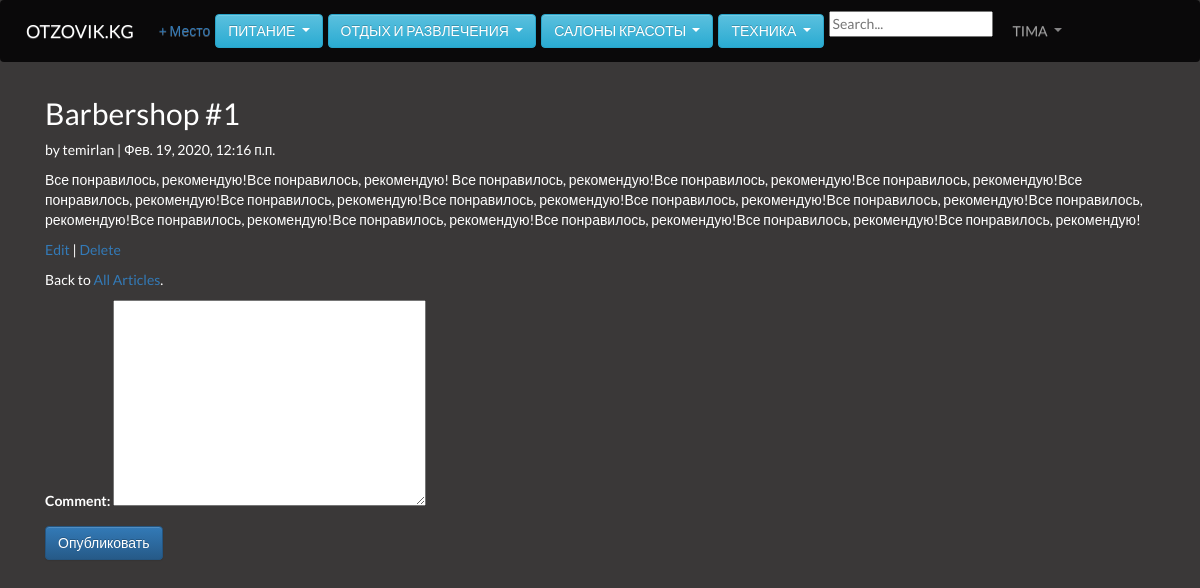
The app's page /articles/29/ (signed in) with its own data.
### users/models.py (models this page shows)
class CustomUser(AbstractUser):
    age = models.PositiveIntegerField(null=True, blank=True)

### articles/models.py (models this page shows, shortened)
class Article(models.Model):
    title = models.CharField(max_length=255)
    body = models.TextField()
    date = models.DateTimeField(auto_now_add=True)
    likes = models.IntegerField(verbose_name='Нравится', default=0)
    dislike = models.IntegerField(verbose_name='Не нравится', default=0)
    author = models.ForeignKey(
        get_user_model(),
        on_delete=models.CASCADE,
    )

### articles/views.py (the view, shortened to what this page needs)
class ArticleDetailView(LoginRequiredMixin, FormView, DetailView):
    model = Article
    form_class = CommentForm
    template_name = 'article_detail.html'
    login_url = 'login'
    hello = 0
    def get_context_data(self, *args, **kwargs):
        context = super().get_context_data(*args, **kwargs)
        res = Article.objects.get(pk=self.object.pk)
        ArticleDetailView.hello = self.object.pk
        context['comments'] = res.comments.all()
        return context

### articles/forms.py
class CommentForm(forms.ModelForm):
    class Meta:
        model = Comment
        fields = ('comment',)

### templates/article_detail.html (shortened to what this page needs)
{% load crispy_forms_tags %}
{% load static %}
{% block content %}
  <div class="article-entry">
    <h2>{{ object.title }}</h2>
      <p>by {{ object.author }} | {{ object.date }}</p>
      <p>{{ object.body }}</p>
  </div>
  <div class="comments_item">
  <p><a href="{% url 'article_edit' article.pk %}">Edit</a> | <a href="{% url 'article_delete' article.pk %}">Delete</a></p>
  <p>Back to <a href="{% url 'article_list' %}">All Articles</a>.</p>
<form method="POST" class="form">{% csrf_token %}
  {{ form.as_p }}
  <button class="btn btn-primary" type="submit">Опубликовать</button>
</form>
{% endblock content %}

### templates/base.html (shortened to what this page needs)
{% load static %}
    <link rel="stylesheet" href="https://stackpath.bootstrapcdn.com/bootstrap/4.1.3/css/bootstrap.min.css">
    <link rel="stylesheet" href="//maxcdn.bootstrapcdn.com/bootstrap/3.2.0/css/bootstrap.min.css">
    <link rel="stylesheet" href="//maxcdn.bootstrapcdn.com/bootstrap/3.2.0/css/bootstrap-theme.min.css">
    <link rel="stylesheet" href="{% static 'css/main.css' %}">
    <link rel="stylesheet" href="{% static 'css/home.css' %}">
    <link rel="stylesheet" href="{% static 'css/search.css' %}">
  </head>
  <body>
   <div class="page">
    <nav class="navbar navbar-expand-md navbar-dark mb-4" style="background-color: rgba(10, 9, 10, 0.975)">
      <a class="navbar-brand" href="{% url 'home' %}">OTZOVIK.KG</a>
      {% if user.is_authenticated %}
        <ul class="navbar-nav mr-auto">
          <li class="nav-item"><a href="{% url 'article_new' %}">+ Место</a></li>
        </ul>
      {% endif %}
      <div class="btn-group">
        <button type="button" class="btn btn-info ml-2 dropdown-toggle" data-toggle="dropdown" aria-haspopup="true" aria-expanded="false">
          Питание
        </button>
              </div>
              <div class="btn-group">
                <button type="button" class="btn btn-info ml-2 dropdown-toggle" data-toggle="dropdown" aria-haspopup="true" aria-expanded="false">
                  Отдых и развлечения
                </button>
                      </div>
                      <div class="btn-group">
                        <button type="button" class="btn btn-info ml-2 dropdown-toggle" data-toggle="dropdown" aria-haspopup="true" aria-expanded="false">
                         Салоны красоты
                        </button>
                              </div>
                              <div class="btn-group">
                                <button type="button" class="btn btn-info ml-2 dropdown-toggle" data-toggle="dropdown" aria-haspopup="true" aria-expanded="false">
                                 Техника
                                </button>
                                      </div>
                                      <div>
                                        <form action="{% url 'search_results' %}"class='ml-2' method="get">
                                          <input name="q" type="text" placeholder="Search...">
                                        </form>
                                      </div>
      <div class="collapse navbar-collapse" id="navbarCollapse">
        {% if user.is_authenticated %}
          <ul class="navbar-nav ml-auto">
            <li class="nav-item">
              <a class="nav-link dropdown-toggle" href="#" id="userMenu" data-toggle="dropdown" aria-haspopup="true" aria-expanded="false">
                {{ user.username }}
              </a>
            </li>
          </ul>
        {% endif %}
      </div>
    </nav>
    <div class="container">
      {% block content %}
      {% endblock content %}
    </div>
    </div>
    </body>
    </html>

### static/css/main.css (style rules this page uses)
body { font-family: 'Lato', sans-serif; background: rgb(58, 56, 56); }
.container { height: 100vh; }
.dropdown-toggle { font-weight: 500; text-transform: uppercase; }
.navbar { background: purple; }
.page { background: #1f2224; }

### static/css/home.css (style rules this page uses)
.page { background: rgb(58, 56, 56); }
.article-entry { color: #fff; }
.comments_item { color: #fff; }

### records on screen
CustomUser: username "TIMA"
Article: title "Barbershop #1", author "temirlan", date "Фев. 19, 2020, 12:16 п.п.", body "Все понравилось, рекомендую!Все понравилось, рекомендую! Все понравилось, рекомендую!Все понравилось, рекомендую!Все понравилось, рекомендую!Все понравилось, рекомендую!Все понравилось, рекомендую!Все понравилось, рекомендую!Все понравилось, рекомендую!Все понравилось, рекомендую!Все понравилось, рекомендую!Все понравилось, рекомендую!Все понравилось, рекомендую!Все понравилось, рекомендую!Все понравилось, рекомендую!Все понравилось, рекомендую!"
